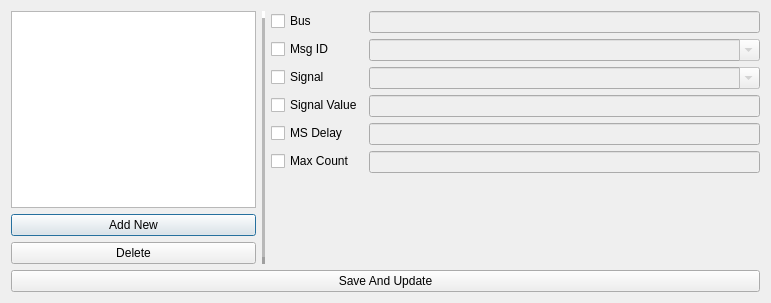
<?xml version="1.0" encoding="UTF-8"?>
<ui version="4.0">
 <class>TriggerDialog</class>
 <widget class="QDialog" name="TriggerDialog">
  <property name="geometry">
   <rect>
    <x>0</x>
    <y>0</y>
    <width>771</width>
    <height>303</height>
   </rect>
  </property>
  <property name="windowTitle">
   <string>Trigger Builder</string>
  </property>
  <layout class="QVBoxLayout" name="verticalLayout">
   <item>
    <layout class="QHBoxLayout" name="horizontalLayout" stretch="5,1,10">
     <item>
      <layout class="QVBoxLayout" name="verticalLayout_3">
       <item>
        <widget class="QListWidget" name="listTriggers"/>
       </item>
       <item>
        <widget class="QPushButton" name="btnNew">
         <property name="text">
          <string>Add New</string>
         </property>
        </widget>
       </item>
       <item>
        <widget class="QPushButton" name="btnDelete">
         <property name="text">
          <string>Delete</string>
         </property>
        </widget>
       </item>
      </layout>
     </item>
     <item>
      <widget class="Line" name="line">
       <property name="frameShadow">
        <enum>QFrame::Raised</enum>
       </property>
       <property name="lineWidth">
        <number>7</number>
       </property>
       <property name="midLineWidth">
        <number>3</number>
       </property>
       <property name="orientation">
        <enum>Qt::Vertical</enum>
       </property>
      </widget>
     </item>
     <item>
      <layout class="QFormLayout" name="formLayout">
       <property name="formAlignment">
        <set>Qt::AlignLeading|Qt::AlignLeft|Qt::AlignTop</set>
       </property>
       <item row="0" column="0">
        <widget class="QCheckBox" name="cbBus">
         <property name="text">
          <string>Bus</string>
         </property>
        </widget>
       </item>
       <item row="10" column="0">
        <spacer name="verticalSpacer">
         <property name="orientation">
          <enum>Qt::Vertical</enum>
         </property>
         <property name="sizeHint" stdset="0">
          <size>
           <width>20</width>
           <height>40</height>
          </size>
         </property>
        </spacer>
       </item>
       <item row="0" column="1">
        <widget class="QLineEdit" name="txtBus">
         <property name="enabled">
          <bool>false</bool>
         </property>
        </widget>
       </item>
       <item row="1" column="0">
        <widget class="QCheckBox" name="cbMsgID">
         <property name="text">
          <string>Msg ID</string>
         </property>
        </widget>
       </item>
       <item row="2" column="0">
        <widget class="QCheckBox" name="cbSignal">
         <property name="text">
          <string>Signal</string>
         </property>
        </widget>
       </item>
       <item row="2" column="1">
        <widget class="QComboBox" name="cmSignal">
         <property name="enabled">
          <bool>false</bool>
         </property>
         <property name="sizePolicy">
          <sizepolicy hsizetype="Expanding" vsizetype="Fixed">
           <horstretch>0</horstretch>
           <verstretch>0</verstretch>
          </sizepolicy>
         </property>
         <property name="editable">
          <bool>true</bool>
         </property>
        </widget>
       </item>
       <item row="4" column="0">
        <widget class="QCheckBox" name="cbMillis">
         <property name="text">
          <string>MS Delay</string>
         </property>
        </widget>
       </item>
       <item row="4" column="1">
        <widget class="QLineEdit" name="txtDelay">
         <property name="enabled">
          <bool>false</bool>
         </property>
        </widget>
       </item>
       <item row="5" column="0">
        <widget class="QCheckBox" name="cbMaxCount">
         <property name="text">
          <string>Max Count</string>
         </property>
        </widget>
       </item>
       <item row="5" column="1">
        <widget class="QLineEdit" name="txtMaxCount">
         <property name="enabled">
          <bool>false</bool>
         </property>
        </widget>
       </item>
       <item row="1" column="1">
        <widget class="QComboBox" name="cmMsgID">
         <property name="enabled">
          <bool>false</bool>
         </property>
         <property name="sizePolicy">
          <sizepolicy hsizetype="Expanding" vsizetype="Fixed">
           <horstretch>0</horstretch>
           <verstretch>0</verstretch>
          </sizepolicy>
         </property>
         <property name="editable">
          <bool>true</bool>
         </property>
        </widget>
       </item>
       <item row="3" column="0">
        <widget class="QCheckBox" name="cbSigValue">
         <property name="text">
          <string>Signal Value</string>
         </property>
        </widget>
       </item>
       <item row="3" column="1">
        <widget class="QLineEdit" name="txtSigValue">
         <property name="enabled">
          <bool>false</bool>
         </property>
        </widget>
       </item>
      </layout>
     </item>
    </layout>
   </item>
   <item>
    <widget class="QPushButton" name="btnSave">
     <property name="text">
      <string>Save And Update</string>
     </property>
    </widget>
   </item>
  </layout>
 </widget>
 <resources/>
 <connections/>
</ui>
